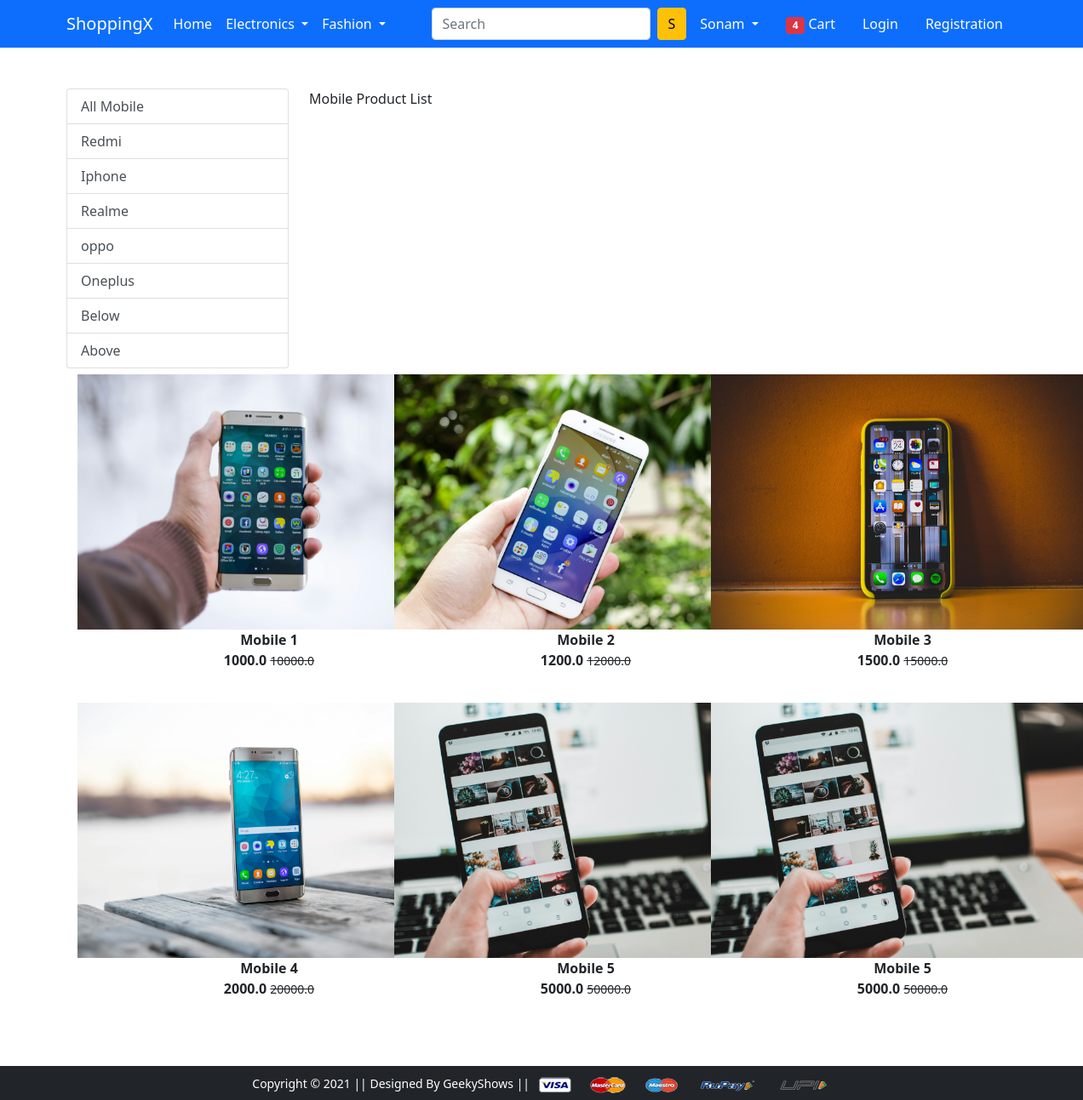
/mobile/, run on the app's committed database.
### app/models.py (models this page shows, shortened)
class Product(models.Model):
    title = models.CharField(max_length=100)
    selling_price = models.FloatField(max_length=10)
    discount_price = models.FloatField(max_length=102)
    description = models.TextField(max_length=150)
    brand = models.CharField(max_length=20)
    category = models.CharField(choices=CATEGORY_CHOICE, max_length=2 ,default='TW')
    product_image = models.ImageField(upload_to='Productimg')

### app/views.py (the view)
# urls.py: path('mobile/', views.mobile, name='mobile'),
def mobile(request, data=None):
 if data == None:
  mobile = Product.objects.filter(category='M')
 elif data == 'Redmi' or data == 'Iphone' or data == 'OnePlus' or data == 'Realme' or data == 'oppo':
  mobile = Product.objects.filter(category='M').filter(brand=data)
 elif data == 'below':
  mobile = Product.objects.filter(category='M').filter(discount_price__lt=10000)
 elif data == 'above':
  mobile = Product.objects.filter(category='M').filter(discount_price__gt=10000)
 return render(request, 'app/mobile.html', {'mobile':mobile} )

### app/templates/app/mobile.html (shortened to what this page needs)
{% extends 'app/base.html' %} {% load static %}
{% block main-content %}
<div class="container my-5">
  <div class="row">
    <div class="col-sm-3">
      <div class="list-group">
        <a
          href="{% url 'mobile' %} "
          class="list-group-item list-group-item-action"
          aria-current="true"
          >All Mobile</a
        >
        <a
          href="{% url 'mobiledata' 'Redmi' %}"
          class="list-group-item list-group-item-action"
          aria-current="true"
          >Redmi</a
        >
        <a
          href="{% url 'mobiledata' 'Iphone' %}"
          class="list-group-item list-group-item-action"
          aria-current="true"
          >Iphone</a
        >
        <a
          href="{% url 'mobiledata' 'Realme' %}"
          class="list-group-item list-group-item-action"
          aria-current="true"
          >Realme</a
        >
        <a
          href="{% url 'mobiledata' 'oppo' %}"
          class="list-group-item list-group-item-action"
          aria-current="true"
          >oppo</a>
        <a
          href="{% url 'mobiledata' 'OnePlus' %}"
          class="list-group-item list-group-item-action"
          aria-current="true"
          >Oneplus</a
        >
        <a
          href="{% url 'mobiledata' 'below' %}"
          class="list-group-item list-group-item-action"
          aria-current="true"
          >Below</a
        >
        <a
          href="{% url 'mobiledata' 'above' %}"
          class="list-group-item list-group-item-action"
          aria-current="true"
          >Above</a
        >
      </div>
    </div>
    <div class="col-sm-8 ">Mobile Product List</div>
    <div class="row">
        {%  for product in mobile %}
        <div class="col-sm-4 text-center mb-4" >
            <a href="{% url 'product-detail' product.id %}" class="btn" >
                <div class="item" >
                    <img src="{{product.product_image.url}}" alt="" height="300">
                    <div class="fw-bold" >{{product.title}}</div>
                    <div class="fw-bold" >{{product.discount_price}}
                        <small class="fw-lighter text-decoration-line-through" >{{product.selling_price}}</small>
                    </div>
                </div>
            </a>
        </div>
        {% endfor %}
    </div>
  </div>
</div>
{% endblock main-content %}

### app/templates/app/base.html (shortened to what this page needs)
<!doctype html>
{% load static %}
<html lang="en">
  <head>
    <link href="https://cdn.jsdelivr.net/npm/bootstrap@5.0.0-beta1/dist/css/bootstrap.min.css" rel="stylesheet">
    <link rel="stylesheet" href="{% static 'app/css/owl.carousel.min.css' %}">
    <link rel="stylesheet" href="{% static 'app/css/all.min.css' %}">
    <link rel="stylesheet" href="{% static 'app/css/style.css' %}">
  </head>
  <body>
    <nav class="navbar navbar-expand-lg navbar-dark bg-primary">
     <div class="container">
       <a class="navbar-brand" href="/">ShoppingX</a>
       <div class="collapse navbar-collapse" id="navbarSupportedContent">
         <ul class="navbar-nav me-auto mb-2 mb-lg-0">
           <li class="nav-item">
             <a class="nav-link active" aria-current="page" href="/">Home</a>
           </li>
           <li class="nav-item dropdown">
             <a class="nav-link dropdown-toggle text-white" href="#" id="electronicsDropdown" role="button" data-bs-toggle="dropdown" aria-expanded="false">
               Electronics
             </a>
           </li>
           <li class="nav-item dropdown">
             <a class="nav-link dropdown-toggle text-white" href="#" id="fashionDropdown" role="button" data-bs-toggle="dropdown" aria-expanded="false">
               Fashion
             </a>
           </li>
         </ul>
         <form class="d-flex">
           <input class="form-control me-2" type="search" placeholder="Search" aria-label="Search">
           <button class="btn btn-warning" type="submit">S</button>
         </form>
         <div>
          <ul class="navbar-nav me-auto mb-2 mb-lg-0">
           <li class="nav-item dropdown mx-2">
              <a class="nav-link dropdown-toggle text-white" href="#" id="profileDropdown" role="button" data-bs-toggle="dropdown" aria-expanded="false">
                Sonam
              </a>
            </li>
            <li class="nav-item mx-2">
             <a href="{% url 'add-to-cart' %}" class="nav-link text-white"><span class="badge bg-danger">4</span> Cart </a>
            </li>
            <li class="nav-item mx-2">
             <a href="{% url 'login' %}" class="nav-link text-white">Login</a>
            </li>
            <li class="nav-item mx-2">
             <a href="{% url 'customerregistration' %}" class="nav-link text-white">Registration</a>
            </li>
          </ul>
         </div>
       </div>
     </div>
    </nav>
    {% block main-content %} {% endblock main-content %}
    <footer class="container-fluid bg-dark text-center p-2 mt-5">
        <small class="text-white">Copyright &copy; 2021 || Designed By GeekyShows || </small>
        <img src="{% static 'app/images/payment.png' %}" alt="" srcset="" class="img-fluid" height="2px">
    </footer>
  </body>
</html>

### data on the page
Product: product_image (picture), title "Mobile 1", discount_price "1000.0", selling_price "10000.0"
Product: product_image (picture), title "Mobile 2", discount_price "1200.0", selling_price "12000.0"
Product: product_image (picture), title "Mobile 3", discount_price "1500.0", selling_price "15000.0"
Product: product_image (picture), title "Mobile 4", discount_price "2000.0", selling_price "20000.0"
Product: product_image (picture), title "Mobile 5", discount_price "5000.0", selling_price "50000.0"
Product: product_image (picture), title "Mobile 5", discount_price "5000.0", selling_price "50000.0"
